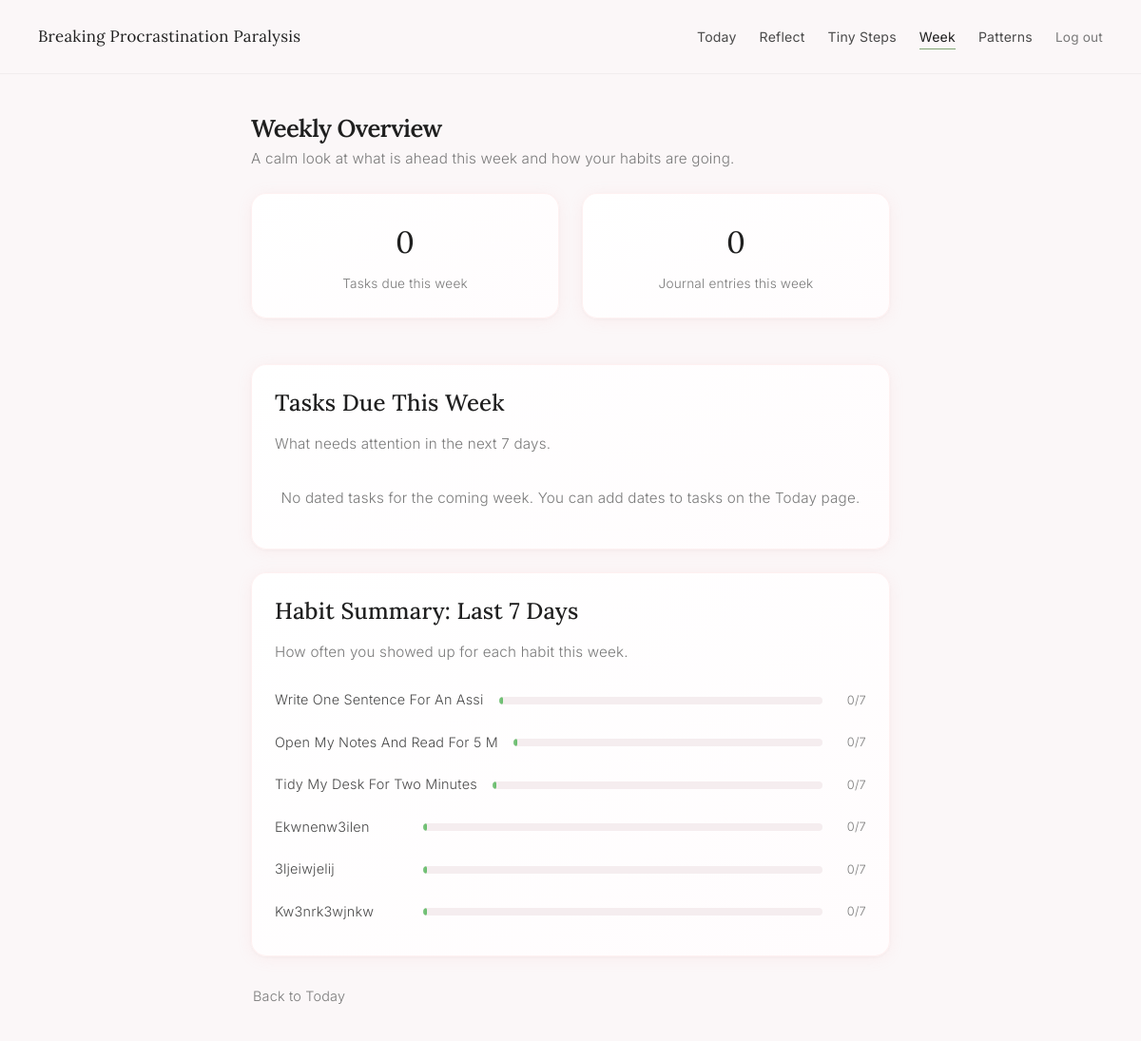
Screenshot of /week (signed in) with the database file from the repository.
### tables this page shows
CREATE TABLE habits (
            id INTEGER PRIMARY KEY AUTOINCREMENT,
            user_id INTEGER NOT NULL,
            name TEXT NOT NULL,
            is_sample INTEGER NOT NULL DEFAULT 0,
            created_at TEXT NOT NULL, linked_goal_id INTEGER,
            FOREIGN KEY (user_id) REFERENCES users(id)
        );

### app.py (the view)
@app.route("/week")
@login_required
@onboarding_check
def week():
    user_id = session['user_id']
    today_obj = date.today()
    today_str = today_obj.isoformat()
    week_end = (today_obj + timedelta(days=7)).isoformat()
    week_start = (today_obj - timedelta(days=6)).isoformat()
    conn = get_db_connection()
    cur = conn.cursor()
    cur.execute(
        "SELECT id, text, due_date, is_done, created_at "
        "FROM todos WHERE user_id = ? AND due_date IS NOT NULL AND due_date BETWEEN ? AND ? "
        "ORDER BY due_date ASC, created_at ASC",
        (user_id, today_str, week_end),
    )
    week_todos = cur.fetchall()
    cur.execute(
        "SELECT id, text, due_date, is_done, created_at "
        "FROM todos WHERE user_id = ? AND is_done = 0 AND due_date IS NULL "
        "ORDER BY created_at DESC LIMIT 15",
        (user_id,),
    )
    undated_todos = cur.fetchall()
    cur.execute(
        "SELECT h.id, h.name, COUNT(hc.id) as completions "
        "FROM habits h "
        "LEFT JOIN habit_completions hc ON h.id = hc.habit_id AND date(hc.completed_at) >= ? "
        "WHERE h.user_id = ? "
        "GROUP BY h.id ORDER BY h.id ASC",
        (week_start, user_id),
    )
    habit_summary = cur.fetchall()
    cur.execute(
        "SELECT COUNT(*) as count FROM journal_entries "
        "WHERE user_id = ? AND date(created_at) >= ?",
        (user_id, week_start),
    )
    journal_count = cur.fetchone()['count']
    conn.close()
    return render_template(
        "week.html",
        week_todos=week_todos,
        undated_todos=undated_todos,
        habit_summary=habit_summary,
        journal_count=journal_count,
        today_str=today_str,
    )

### app.py (called while the page is built)
def get_db_connection():
    conn = sqlite3.connect(DB_PATH, timeout=30)  # Increased timeout to 30 seconds
    conn.row_factory = sqlite3.Row
    conn.execute("PRAGMA journal_mode=WAL")  # Enable Write-Ahead Logging for better concurrency
    return conn

def login_required(f):
    @wraps(f)
    def decorated_function(*args, **kwargs):
        if 'user_id' not in session:
            return redirect(url_for('landing'))
        return f(*args, **kwargs)
    return decorated_function

def onboarding_check(f):
    @wraps(f)
    def decorated_function(*args, **kwargs):
        if 'user_id' not in session:
            return redirect(url_for('landing'))
        user_id = session['user_id']
        conn = get_db_connection()
        try:
            cur = conn.cursor()
            cur.execute("SELECT onboarding_complete FROM users WHERE id = ?", (user_id,))
            user = cur.fetchone()
            if user and user['onboarding_complete'] == 0:
                return redirect(get_next_onboarding_step(user_id))
        finally:
            conn.close()
        return f(*args, **kwargs)
    return decorated_function

### templates/week.html (shortened to what this page needs)
<!doctype html>
<html lang="en">
<head>
    <link rel="stylesheet" href="{{ url_for('static', filename='calm.css') }}">
</head>
<body>
<div class="page-wrapper">
    <nav class="page-nav">
        <a href="{{ url_for('dashboard') }}" class="nav-brand">Breaking Procrastination Paralysis</a>
        <ul class="nav-links">
            <li><a href="{{ url_for('today') }}">Today</a></li>
            <li><a href="{{ url_for('journal') }}">Reflect</a></li>
            <li><a href="{{ url_for('habits') }}">Tiny Steps</a></li>
            <li><a href="{{ url_for('week') }}" class="active">Week</a></li>
            <li><a href="{{ url_for('analytics') }}">Patterns</a></li>
            <li><a href="{{ url_for('logout') }}" class="logout-link">Log out</a></li>
        </ul>
    </nav>
    <main class="page-content stagger-children">
        <div class="section-header fade-in-up">
            <h1 class="section-title">Weekly Overview</h1>
            <p class="section-subtitle">
                A calm look at what is ahead this week and how your habits are going.
            </p>
        </div>
        <div class="patterns-grid">
            <div class="card pattern-card">
                <p class="pattern-value">{{ week_todos | length }}</p>
                <p class="pattern-label">Tasks due this week</p>
            </div>
            <div class="card pattern-card">
                <p class="pattern-value">{{ journal_count }}</p>
                <p class="pattern-label">Journal entries this week</p>
            </div>
        </div>
        <div class="card" style="padding: 24px;">
            <h2>Tasks Due This Week</h2>
            <p class="section-subtitle" style="margin-bottom: 16px;">
                What needs attention in the next 7 days.
            </p>
            {% if week_todos %}
            <ul class="habit-list">
                {% for todo in week_todos %}
                <li class="habit-item" style="justify-content: space-between;">
                    <div style="display: flex; align-items: center; gap: 12px; flex: 1;">
                        {% if todo['is_done'] %}
                            <span style="color: var(--sage-green); font-size: 1.1rem;">&#10003;</span>
                            <span class="habit-label" style="text-decoration: line-through; color: var(--text-muted);">{{ todo['text'] }}</span>
                        {% else %}
                            <form method="post" action="{{ url_for('toggle_todo', todo_id=todo['id']) }}" style="display: flex; align-items: center; gap: 12px;">
                                <input type="hidden" name="redirect" value="week">
                                <button type="submit" class="habit-checkbox" style="border: none; cursor: pointer;"></button>
                                <span class="habit-label">{{ todo['text'] }}</span>
                            </form>
                        {% endif %}
                    </div>
                    {% if todo['due_date'] %}
                    <span class="habit-tag" style="{% if todo['due_date'] == today_str %}background: var(--blush-pink-light);{% endif %}">
                        {{ todo['due_date'] }}
                    </span>
                    {% endif %}
                </li>
                {% endfor %}
            </ul>
            {% else %}
            <p class="empty-state" style="padding: 16px 0;">
                No dated tasks for the coming week. You can add dates to tasks on the Today page.
            </p>
            {% endif %}
        </div>
        <div class="card" style="padding: 24px;">
            <h2>Habit Summary: Last 7 Days</h2>
            <p class="section-subtitle" style="margin-bottom: 16px;">
                How often you showed up for each habit this week.
            </p>
            {% if habit_summary %}
            <ul class="emotion-bar-list">
                {% for h in habit_summary %}
                <li class="emotion-bar-item">
                    <span class="emotion-bar-name" style="width: auto; min-width: 140px;">{{ h['name'][:30] }}</span>
                    <div class="emotion-bar-track">
                        <div
                            class="emotion-bar-fill calm"
                            style="width: {{ (h['completions'] / 7 * 100) | round }}%;"
                        ></div>
                    </div>
                    <span class="emotion-bar-count">{{ h['completions'] }}/7</span>
                </li>
                {% endfor %}
            </ul>
            {% else %}
            <p class="empty-state" style="padding: 16px 0;">
                No habits tracked yet. Visit the Today page to get started.
            </p>
            {% endif %}
        </div>
        <div style="margin-top: 24px;">
            <a href="{{ url_for('today') }}" class="btn-text">Back to Today</a>
        </div>
    </main>
</div>
</body>
</html>

### rows the page displays
habits: name "Write One Sentence For An Assi", {{ (h['completions'] / 7 * 100) | round }} 0.0 (drawn), completions "0"
habits: name "Open My Notes And Read For 5 M", {{ (h['completions'] / 7 * 100) | round }} 0.0 (drawn), completions "0"
habits: name "Tidy My Desk For Two Minutes", {{ (h['completions'] / 7 * 100) | round }} 0.0 (drawn), completions "0"
habits: name "Ekwnenw3ilen", {{ (h['completions'] / 7 * 100) | round }} 0.0 (drawn), completions "0"
habits: name "3ljeiwjelij", {{ (h['completions'] / 7 * 100) | round }} 0.0 (drawn), completions "0"
habits: name "Kw3nrk3wjnkw", {{ (h['completions'] / 7 * 100) | round }} 0.0 (drawn), completions "0"

### other values shown
{{ week_todos | length }} "0"
{{ journal_count }} "0"
